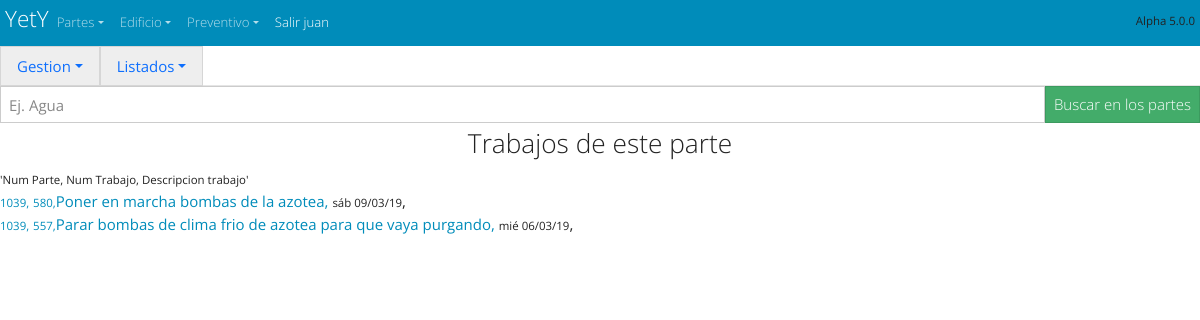
Screenshot of /partes/trabajo/ver/1039 (signed in) with the database file from the repository.
### partes/models.py (models this page shows, shortened)
class Ot_Trabajos(models.Model):
    num_tra=models.AutoField(primary_key=True,verbose_name='Numero TRA', help_text="Numero de Trabajo")
    num_ot_tra=models.ForeignKey('Ot_Parte',verbose_name='Num de parte', help_text="Num de parte",on_delete=models.CASCADE)
    descripcion_tra=models.CharField(max_length=300,verbose_name='Descripción', help_text="Descripción del Trabajo")
    fecha_tra=models.DateField(auto_now_add=True,verbose_name='Fecha del trabajo')
    fecha_cambio_tra=models.DateField(auto_now=True,verbose_name='Fecha del ultimo cambio')
    fecha_hora_cambio_tra=models.DateTimeField(auto_now=True,verbose_name='Fecha y hora del ultimo cambio')
    Usuario_tra=models.ForeignKey(User,related_name="Usuario_tra",default=1,on_delete=models.SET_NULL, null=True,blank=False,help_text="usuario que ha hecho este trabajo")
    class Meta:
        ordering = ["-fecha_cambio_tra"]

class Ot_Parte(models.Model):
    num_ot=models.AutoField(primary_key=True, verbose_name='numero de Ot', help_text="numero de orden de trabajo")
    ubicacion_ot=models.ForeignKey('Ot_Ubicaciones',max_length=30,verbose_name='Ubicación', help_text="Numero de Habitación o ubicación",on_delete=models.SET_NULL,null=True)
    elemento_ot =models.ForeignKey('Ot_Elementos',  max_length=30,verbose_name='Elemento',  help_text="Elemento, Objeto o Aparato",      on_delete=models.SET_NULL,null=True)
    descripcion_ot=models.CharField(max_length=300,verbose_name='Descripción', help_text="Descripción del problema")
    fecha_ot=models.DateField(auto_now_add=True,verbose_name='Fecha del parte')
    fecha_hora_cambio_ot=models.DateTimeField(auto_now=True,verbose_name='Fecha y hora del ultimo cambio')
    fecha_hora_terminado_ot=models.DateTimeField(null=True,blank=True, verbose_name='Fecha y hora de la terminacion del parte', )
    PRIORIDADES=(('1','Urgente') ,('2','Provoca daños') , ('3','Molesta al cliente' ), ('4', 'Mala imagen' ),('5','Legal'))
    prioridad_ot=models.CharField(max_length=30, blank=True, default='1',choices=PRIORIDADES)
    ESTADOS_DE_OT=[ ('Pendiente','Pendiente'),('En Curso','En Curso'),('Terminado','Terminado'), ("Inversion","Inversion"), ('En espera','En espera'), ("Otro","Otro")]
    estado_ot=models.CharField (max_length=30,default='Pendiente', choices=ESTADOS_DE_OT)
    RECURSOS_PROP_O_EXT=[('Propios','Recursos Propios'), ('externos','Recursos externos'),('mixtos','mixtos') ]
    recursos_ot=models.CharField (max_length=30,default='Propios', choices=RECURSOS_PROP_O_EXT)#(Recursos propios o externos)
    etiqueta_ot=models.CharField( default='',blank=True, max_length=30,help_text="Poner una etiqueta a este parte")
    notas_ot=models.CharField(default='',max_length=30, blank=True, help_text="Poner una nota a este parte") #        falta por definir (Nota para relacionar)
    CORRECTIVO_PREVENTIVO_LEGAL_SERVICIO=[('Correctivo','Correctivo'),('Preventivo','Preventivo'),('Legal','Legal'),('Servicio o Ayuda','Servicio o Ayuda'),('Atencion cliente','Atencion cliente')]
    tipo_aviso_ot=models.CharField(max_length=30,default='Correctivo',choices=CORRECTIVO_PREVENTIVO_LEGAL_SERVICIO) # correctivo, preventivo, servicio
    Usuario_ot=models.ForeignKey(User,related_name="Usuario_ot",default=1,on_delete=models.SET_NULL, null=True,blank=True,help_text="usuario que ha hecho este parte")
    Tecnico_ot=models.ForeignKey(User,related_name="Tecnico_ot",default=1,on_delete=models.SET_NULL, null=True,blank=True, help_text="Tecnico que tiene este parte")
    Tecnico_fin_parte_ot=models.ForeignKey(User,related_name="Tecnico_fin_parte_ot",default=1,on_delete=models.SET_NULL, null=True,blank=True,  help_text="Tecnico que tiene este parte")
    borrame_ot=models.CharField(default='',max_length=30, blank=True, help_text="Poner una nota a este parte") #        falta por definir (Nota para relacionar)
    def __str__(self):
        return '{}'.format(self.num_ot)
    class Meta:
        ordering = ["-num_ot"]

### partes/views.py (the view)
class ListaTrabParte(ListView): #listado por numero de parte
    model = Ot_Trabajos
    paginate_by = 25
    ordering = ['-fecha_cambio_tra','-fecha_hora_cambio_tra','-num_tra']
    template_name = 'ot_trabajos_list_por_parte.html'
    def get_queryset(self):
        return Ot_Trabajos.objects.filter(num_ot_tra=self.kwargs['numero_ot'])

### partes/templates/ot_trabajos_list_por_parte.html (shortened to what this page needs)
<!doctype html>
<html lang="es">
{% extends "start.html" %}
{% block content %}
<div>{% include 'navbar_partes.html'%} </div>
{% include 'buscar_parte.html' %}
        <h3>Trabajos de este parte </h3>
  <ul class="list-unstyled">
        <small><small> 'Num Parte, Num Trabajo, Descripcion trabajo' </small></small>
      {% for Ot_Trabajos in object_list %}
        <li>
          <a  href="/partes/{{ Ot_Trabajos.num_ot_tra }} "> <small><small>{{ Ot_Trabajos.num_ot_tra }},</small></small></a>
          <a  href="/partes/trabajo/{{ Ot_Trabajos.num_tra }}/{{ Ot_Trabajos.num_ot_tra }} "><small><small>{{ Ot_Trabajos.num_tra }},</small></small>{{ Ot_Trabajos.descripcion_tra }},</a>
          <small><small>{{ Ot_Trabajos.fecha_cambio_tra|date:"D d/m/y" }}</small></small>,
        </li>
      {% endfor %}
  </ul>
{% endblock %}

### cabecera/templates/navbar_start.html (shortened to what this page needs)
<body>
  <nav  class="navbar navbar-expand navbar-dark bg-primary" style="margin: 0px; padding: 5px" >
    <div class="container-fluid">
      <a  class="navbar-brand" style="margin: 0px; padding: 0px" href="/"><hgroup style="margin: 0px; padding: 0px"><h4 >YetY </h4>  </hgroup></a>
      {% if  user.is_authenticated %}
  <div  class="collapse navbar-collapse" id="navbarColor01">
        <ul class="navbar-nav me-auto">
          <li class="nav-item dropdown">
            <a class="nav-link dropdown-toggle" data-bs-toggle="dropdown" href="#" role="button" aria-haspopup="true" aria-expanded="false">Partes</a>
          </li>
          <li class="nav-item dropdown">
            <a class="nav-link dropdown-toggle" data-bs-toggle="dropdown" href="#" role="button" aria-haspopup="true" aria-expanded="false">Edificio</a>
          </li>
          <li class="nav-item dropdown">
            <a class="nav-link dropdown-toggle" data-bs-toggle="dropdown" href="#" role="button" aria-haspopup="true" aria-expanded="false">Preventivo</a>
          </li>
          <li class="nav-item active">
            <a class="nav-link " href="/accounts/logout/ " >Salir {{ user }}</a>
          </li>
        </ul>
        <h6> <small><small> Alpha 5.0.0  </small></small></h6>
      </div>
    </div>
    {% endif %}
  </nav>
</body>

### cabecera/static/css/start.css (style rules this page uses)
h1, h2, h3 { text-align: center; margin: 5px; }

### rows the page displays
Ot_Trabajos: num_ot_tra "1039", num_tra "580", descripcion_tra "Poner en marcha bombas de la azotea", fecha_cambio_tra "sáb 09/03/19"
Ot_Trabajos: num_ot_tra "1039", num_tra "557", descripcion_tra "Parar bombas de clima frio de azotea para que vaya purgando", fecha_cambio_tra "mié 06/03/19"

### other values shown
{{ user }} "juan"
